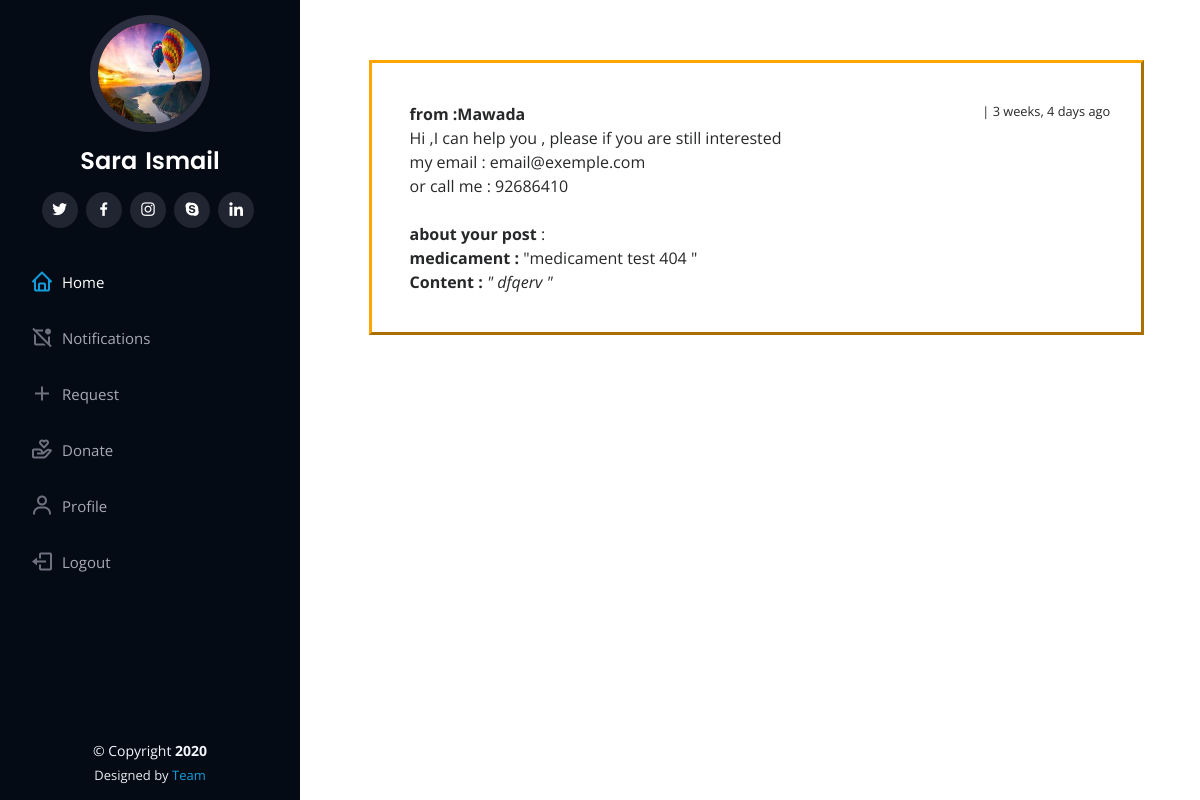
Screenshot of /notifications/detail/24/ (signed in) with the database file from the repository.
### user/models.py (models this page shows, shortened)
class Profile(models.Model):
    user = models.OneToOneField(User,on_delete=models.CASCADE)
    image = models.ImageField(default='default.jpg',upload_to='profile_images')
    phone_number = models.CharField(max_length=12)
    """def save(self, *args, **kwargs):
        super().save(*args, **kwargs)

        img = Image.open(self.image.path)
        if img.width > 300 or img.height > 300:
            output_size = (300, 300)
            img.thumbnail(output_size)
            img.save(self.image.path)"""

class Notification(models.Model):
    post = models.ForeignKey(Post,on_delete=models.CASCADE)
    receiver = models.ForeignKey(User,related_name='receiver',on_delete=models.CASCADE)
    sender = models.ForeignKey(User,related_name='sender',on_delete=models.CASCADE ,null=True)
    notification_date =models.DateTimeField(default=timezone.now)
    status =models.CharField(max_length=6)
    class Meta:
        ordering =('-notification_date',)

class Post(models.Model):
    title = models.CharField(max_length=100)
    slug_title = models.CharField(max_length=100,null=True)
    content = models.TextField()
    post_date = models.DateTimeField(default=timezone.now)
    post_update = models.DateTimeField(auto_now=True)
    author = models.ForeignKey(User, on_delete=models.CASCADE)
    current_place =models.CharField(max_length=50)
    show_post =models.CharField(max_length=6)
    post_type = models.CharField(choices=post_category,null=True,max_length=100)
    class Meta:
        ordering = ('post_date', )

### user/views.py (the view)
# urls.py: path('notifications/detail/<int:notif_id>/',views.notif_detail,name="notif_detail"),
@login_required(login_url='login')
def notif_detail(request,notif_id):
    notif = get_object_or_404(Notification,pk=notif_id)
    context={
        'notif':notif,
        'title':'Notifications',
    }
    return render(request,'notif_detail.html',context)

### templates/notif_detail.html (shortened to what this page needs)
{% extends 'base.html' %}
{% block content %}
<main id="main">
    <section id="resume" class="resume">
      <div class="container">
       <div class="section-title" style="margin-left:1cm;margin-bottom:1cm;padding:1cm 1cm ;width:20.5cm;border: 3px outset orange;">
        <div class="col-lg-12" data-aos="fade-up" style="width: 6cm;"></div>
        <p>
            <b>from :{{ notif.sender|title }}</b> <small><span style="margin-left: 444px;position:absolute;">
            | {{notif.notification_date|timesince}} ago </span></small>
        </p>
        {%if notif.post.post_type == 'R' %}
          <p>
            Hi ,I can help you , please if you are still interested <br>
            my email : email@exemple.com <br>
            {% if notif.sender.profile.phone_number %}
            or call me : {{notif.sender.profile.phone_number}} <br>
            {% endif %}
          </p>
        {%endif%}
          <p>
            <br>
            <b>about your post</b> : <br>
            <b>medicament :</b> "{{ notif.post.title }} "<br>
            <b> Content :</b><em> " {{ notif.post.content }} "
            </em>
        </div>
    </div>
    </section>
  </main>
{% endblock %}

### templates/base.html (shortened to what this page needs)
{% load static %}
<!DOCTYPE html>
<html lang="en">
<head>
  <link rel="stylesheet" href="https://stackpath.bootstrapcdn.com/bootstrap/4.1.3/css/bootstrap.min.css">
  <link href="{% static 'mainSt/assets/vendor/bootstrap/css/bootstrap.min2.css' %}" rel="stylesheet">
  <link href="{% static 'mainSt/assets/vendor/icofont/icofont.min2.css' %}" rel="stylesheet">
  <link href="{% static 'mainSt/assets/vendor/boxicons/css/boxicons.min2.css' %}" rel="stylesheet">
  <link href="{% static 'mainSt/assets/vendor/venobox/venobox2.css' %}" rel="stylesheet">
  <link href="{% static 'mainSt/assets/vendor/owl.carousel/assets/owl.carousel.min2.css' %}" rel="stylesheet">
  <link href="{% static 'mainSt/assets/vendor/aos/aos2.css' %}" rel="stylesheet">
  <link href="{% static 'mainSt/assets/css/style22.css' %}" rel="stylesheet">
<body>
  <header id="header">
    <div class="d-flex flex-column">
      <div class="profile">
        <img src="{{ user.profile.image.url }}" alt="profile-image" class="rounded-circle">
        <h1 class="text-light"><a href="{% url 'user:my_profile' user.username %}"> {{ user.first_name|title }}<span style="margin-left: 8px;">{{ user.last_name|title  }}</span> </a></h1>
        <div class="social-links mt-3 text-center">
          <a href="#" class="twitter"><i class="bx bxl-twitter"></i></a>
          <a href="#" class="facebook"><i class="bx bxl-facebook"></i></a>
          <a href="#" class="instagram"><i class="bx bxl-instagram"></i></a>
          <a href="#" class="google-plus"><i class="bx bxl-skype"></i></a>
          <a href="#" class="linkedin"><i class="bx bxl-linkedin"></i></a>
        </div>
      </div>
      <nav class="nav-menu">
        <ul>
          <li class="active"><a href="{% url 'user:profile' %}"><i class="bx bx-home"></i> <span>Home</span></a></li>
            {% if nb_nots > 0 %}
              <li><a href="{% url 'user:notification' %}"><i class="bx bx-notification"></i> <span>Notifications</span> <div id="nots"> <span class="badge">{{nb_nots}}</span></div> </a> </li>
              {% else %}
            <li><a href="{% url 'user:notification' %}"><i class="bx bx-notification-off"></i><span>Notifications</span> </a></li>
            {% endif %}
          <li><a href="{% url 'user:newRequest' %}"><i class="bx bx-plus"></i> <span>Request </span></a></li>
          <li><a href="{% url 'user:newDonation' %}"><i class="bx bx-donate-heart">  </i> Donate </a></li>
          <li><a href="{% url 'user:my_profile' user.username %}"><i class="bx bx-user"></i> Profile</a></li>
          <li><a href="{% url 'user:logout' %}"><i class="bx bx-log-out"></i> Logout </a></li>
        </ul>
      </nav>
    </div>
  </header>
    {% block content %}
    {% endblock%}
  <footer id="footer">
    <div class="container">
      <div class="copyright">
        &copy; Copyright <strong><span>2020</span></strong>
      </div>
      <div class="credits">
        Designed by <a href="#">Team</a>
      </div>
    </div>
  </footer>
</body>
</html>

### static/mainSt/assets/css/style22.css (style rules this page uses)
body { font-family: "Open Sans", sans-serif; color: #272829; }
a { color: #149ddd; }
h1, h2, h3, h4, h5, h6 { font-family: "Raleway", sans-serif; }
#header { position: fixed; top: 0; left: 0; bottom: 0; width: 300px; transition: all ease-in-out 0.5s; z-index: 9999; transition: all 0.5s; padding: 0 15px; background: #040b14; overflow-y: auto; }
#header .profile img { margin: 15px auto; display: block; width: 120px; border: 8px solid #2c2f3f; }
#header .profile h1 { font-size: 24px; margin: 0; padding: 0; font-weight: 600; -moz-text-align-last: center; text-align-last: center; font-family: "Poppins", sans-serif; }
#header .profile h1 a, #header .profile h1 a:hover { color: #fff; text-decoration: none; }
#header .profile .social-links a { font-size: 18px; display: inline-block; background: #212431; color: #fff; line-height: 1; padding: 8px 0; margin-right: 4px; border-radius: 50%; text-align: center; width: 36px; height: 36px; transition: 0.3s; }
#main { margin-left: 300px; }
.nav-menu { padding-top: 30px; }
.nav-menu * { margin: 0; padding: 0; list-style: none; }
.nav-menu > ul > li { position: relative; white-space: nowrap; }
.nav-menu a { display: flex; align-items: center; color: #a8a9b4; padding: 12px 15px; margin-bottom: 8px; transition: 0.3s; font-size: 15px; }
.nav-menu a i { font-size: 24px; padding-right: 8px; color: #6f7180; }
.nav-menu a:hover, .nav-menu .active > a, .nav-menu li:hover > a { text-decoration: none; color: #fff; }
.nav-menu a:hover i, .nav-menu .active > a i, .nav-menu li:hover > a i { color: #149ddd; }
section { padding: 60px 16px; overflow: hidden; }
.section-title { padding-bottom: 30px; }
.section-title p { margin-bottom: 0; }
#footer { padding: 15px; color: #f4f6fd; font-size: 14px; position: fixed; left: 0; bottom: 0; width: 300px; z-index: 9999; background: #040b14; }
#footer .copyright { text-align: center; }
#footer .credits { padding-top: 5px; text-align: center; font-size: 13px; color: #eaebf0; }

### templates/base.html (style rules this page uses)
small { margin-left: 13px; font-size: 80%; font-weight: 400; }
#header .profile img { margin: 15px auto; display: block; width: 120px; height: 117px; border: 8px solid #2c2f3f; }

### rows the page displays
Notification: sender "Mawada", notification_date "3 weeks, 4 days", sender.profile.phone_number "92686410", post "medicament test 404", post.content "dfqerv"

### other values shown
{{ user.first_name|title }} "Sara"
{{ user.last_name|title }} "Ismail"
